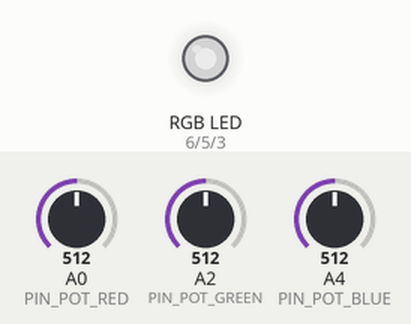
Recording of a sketch running on a simulated Arduino Uno, built with avr-gcc and run on an emulated ATmega328P. On the bench: an RGB LED mixed from three pins (HIGH = lit). The test bench sets the inputs (shaded band); at power-on: A0 (PIN_POT_RED) = 512, A2 (PIN_POT_GREEN) = 512, A4 (PIN_POT_BLUE) = 512. Dim RGB values are drawn brighter than linear.

Above: at 1.2 s.
1.3 s: A0 (PIN_POT_RED) set to 716
At 2.5 s:
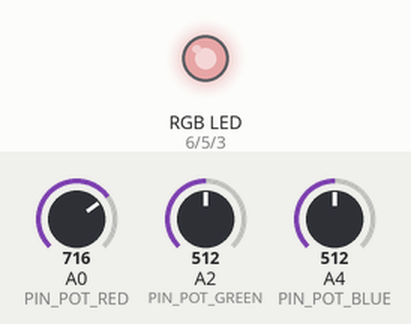
2.8 s: A2 (PIN_POT_GREEN) set to 716
At 3.7 s:
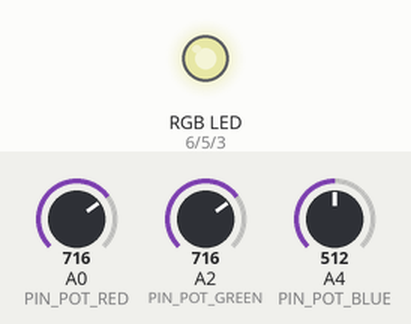
4.3 s: A4 (PIN_POT_BLUE) set to 716
At 4.8 s:
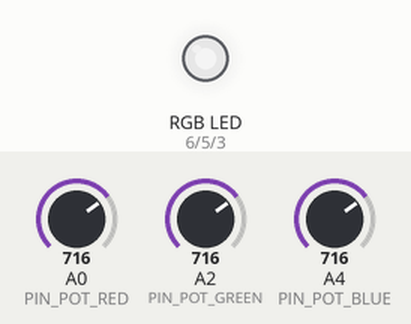
5.8 s: A0 (PIN_POT_RED) set to 900
At 7.0 s:
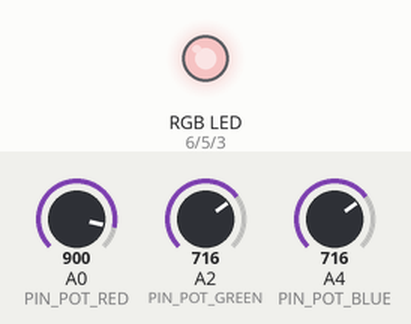
7.3 s: A2 (PIN_POT_GREEN) set to 900
At 8.3 s:
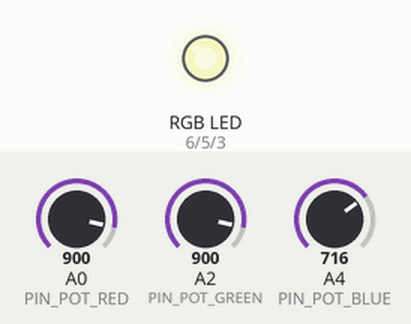
8.8 s: A4 (PIN_POT_BLUE) set to 900
At 9.4 s:
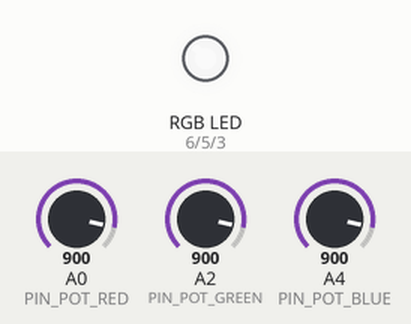
Timing chart, 0 to 11.3 s (numbered marks = the images above; inputs shaded):
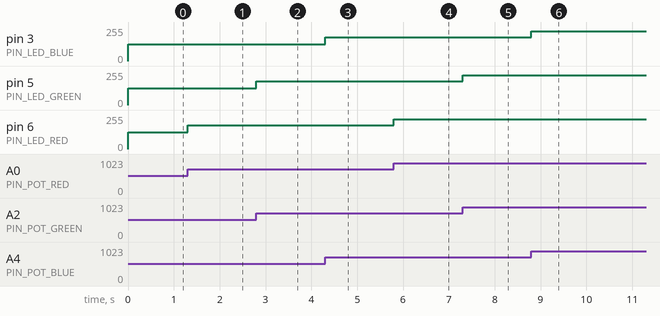

The sketch:

hw1.ino
```cpp
const int BITS_PER_SEC = 9600;

const int PIN_LED_RED = 6;
const int PIN_LED_GREEN = 5;
const int PIN_LED_BLUE = 3;

const int PIN_POT_RED = A0;
const int PIN_POT_GREEN = A2;
const int PIN_POT_BLUE = A4;

const int MIN_POT_VAL = 0;
const int MAX_POT_VAL = 1023;
const int MIN_LED_VAL = 0;
const int MAX_LED_VAL = 255;

int rLedVal = 0, bLedVal = 0, gLedVal = 0;
int rPotVal = 0, bPotVal = 0, gPotVal = 0;

void setup() {
  pinMode(PIN_POT_RED, INPUT);
  pinMode(PIN_POT_GREEN, INPUT);
  pinMode(PIN_POT_BLUE, INPUT);

  pinMode(PIN_LED_RED, OUTPUT);
  pinMode(PIN_LED_GREEN, OUTPUT);
  pinMode(PIN_LED_BLUE, OUTPUT);

  Serial.begin(BITS_PER_SEC);
}

void loop() {
  readPotRGB(rPotVal, gPotVal, bPotVal);

  rLedVal = mapPotToLed(rPotVal);
  gLedVal = mapPotToLed(gPotVal);
  bLedVal = mapPotToLed(bPotVal);

  writeLedRGB(rLedVal, gLedVal, bLedVal);
}

void readPotRGB(int &red, int &green, int &blue){
  red = analogRead(PIN_POT_RED);
  green = analogRead(PIN_POT_GREEN);
  blue = analogRead(PIN_POT_BLUE);
}

void writeLedRGB(int red, int green, int blue){
  analogWrite(PIN_LED_RED, red);
  analogWrite(PIN_LED_GREEN, green);
  analogWrite(PIN_LED_BLUE, blue);
}

int mapPotToLed(int potentiometerValue){
  int ledValue = map(potentiometerValue, MIN_POT_VAL, MAX_POT_VAL, MIN_LED_VAL, MAX_LED_VAL);
  return ledValue;
}
```

Measured:
- after the input at 1.3 s, pin 6 (PIN_LED_RED): 127/255 → 178/255 at once
- after the input at 2.8 s, pin 5 (PIN_LED_GREEN): 127/255 → 178/255 at once
- after the input at 4.3 s, pin 3 (PIN_LED_BLUE): 127/255 → 178/255 at once
- after the input at 5.8 s, pin 6 (PIN_LED_RED): 178/255 → 224/255 at once
- after the input at 7.3 s, pin 5 (PIN_LED_GREEN): 178/255 → 224/255 at once
- after the input at 8.8 s, pin 3 (PIN_LED_BLUE): 178/255 → 224/255 at once
